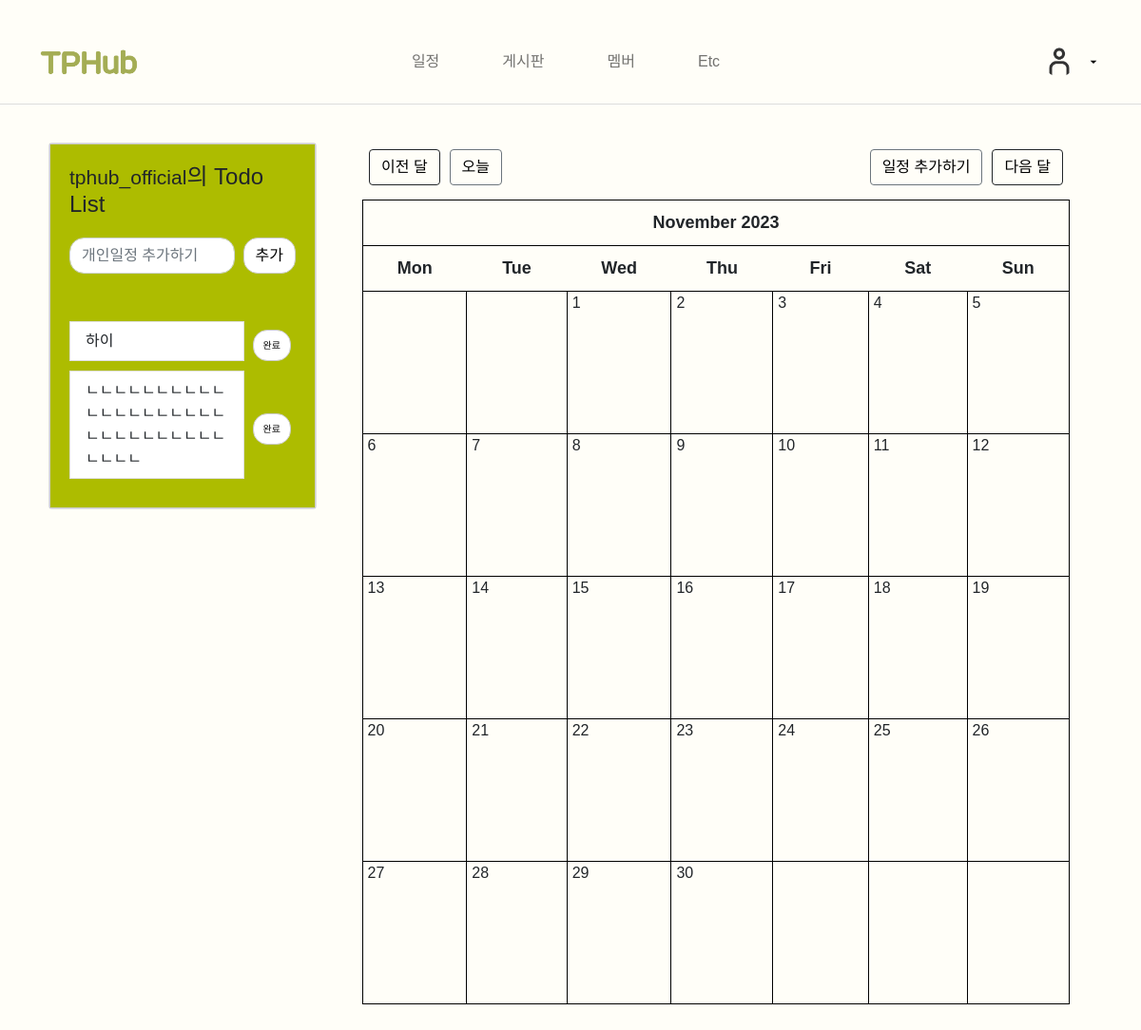
The app's page /schedule/?month=2023-11 (signed in), older data.
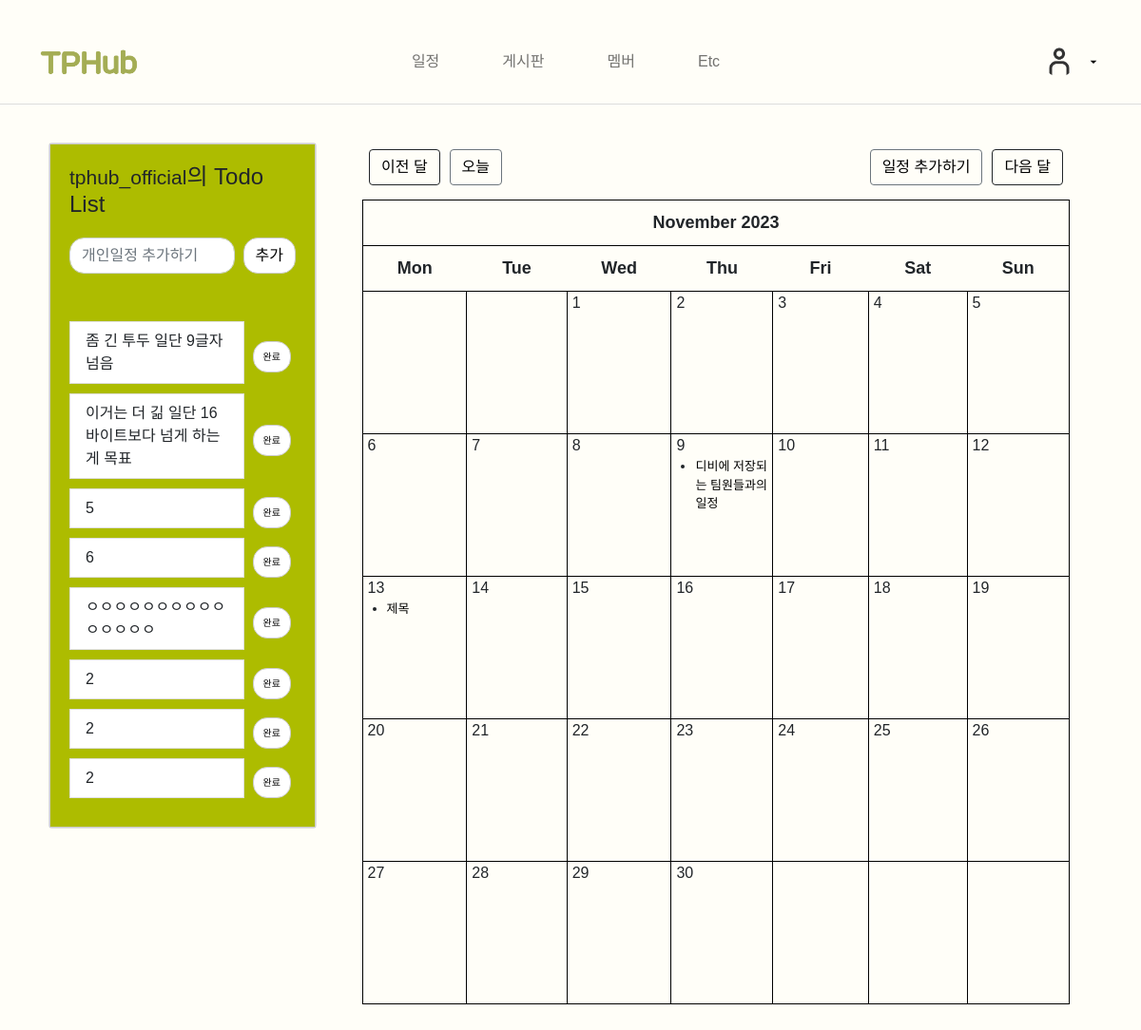
The same page, newer data.
### schedule/models.py (models this page shows, shortened)
class Todo(models.Model):
    content = models.CharField(max_length=255)
    author = models.ForeignKey(User, null=True, blank=False, on_delete=models.SET_NULL)

### schedule/views.py (the view)
# urls.py: path('', views.CalendarView.as_view(), name='calendar'),
class CalendarView(generic.ListView):
    model = Event
    template_name = 'schedule/calendar.html'
    def get_context_data(self, **kwargs):
        context = super().get_context_data(**kwargs)
        today = datetime.today().date()
        d = get_date(self.request.GET.get('month', str(today.year) + '-' + str(today.month)))  ## ('day', None)
        schedule = Calendar(d.year, d.month, user=self.request.user)
        html_schedule = schedule.formatmonth(withyear=True)
        context['calendar'] = mark_safe(html_schedule)
        context['prev_month'] = prev_month(d)
        context['next_month'] = next_month(d)
        context['prev_month_url'] = f"{reverse('schedule:calendar')}?{context['prev_month']}"
        context['next_month_url'] = f"{reverse('schedule:calendar')}?{context['next_month']}"
        context['today'] = today
        todos = Todo.objects.all()
        context['todos'] = todos
        return context

### schedule/models.py (called while the page is built)
    @property
    def get_html_url(self):
        url = reverse('schedule:event_edit', args=(self.pk,))
        return f'<a href="{url}"> {self.title} </a>'

### schedule/utils.py (called while the page is built)
	def formatday(self, day, events):
		events_per_day = events.filter(start_time__day=day)
		d = ''
		if self.user and self.user.is_authenticated:
			for event in events_per_day:
				d += f'<li> {event.get_html_url} </li>'
			if day != 0:
				return f"<td><span class='date'>{day}</span><ul> {d} </ul></td>"
		else:
			if day != 0:
				return f"<td><span class='date'>{day}</span><ul></ul></td>"
		return '<td></td>'

	def formatweek(self, theweek, events):
		week = ''
		for d, weekday in theweek:
			week += self.formatday(d, events)
		return f'<tr> {week} </tr>'

	def formatmonth(self, withyear=True):
		events = Event.objects.filter(start_time__year=self.year, start_time__month=self.month)
		schedule = f'<table border="0" cellpadding="0" cellspacing="0" class="calendar">\n'
		schedule += f'{self.formatmonthname(self.year, self.month, withyear=withyear)}\n'
		schedule += f'{self.formatweekheader()}\n'
		for week in self.monthdays2calendar(self.year, self.month):
			schedule += f'{self.formatweek(week, events)}\n'
		return schedule

### schedule/templates/schedule/calendar.html (shortened to what this page needs)
{% extends 'schedule/base.html' %}
{% block calendar_area %}
    <div class="clearfix">
        <a class="btn btn-dark left" href="{{ prev_month_url }}"> 이전 달 </a>
        <a class="btn btn-secondary left" style="margin-left: 10px" href="{% url 'schedule:calendar' %}?month={{ today.year }}-{{ today.month }}"> 오늘 </a>
        <a class="btn btn-dark right" href="{{ next_month_url }}"> 다음 달 </a>
        {% if user.is_authenticated %}
        <a class="btn btn-secondary right" style="margin-right: 10px"  href="{% url 'schedule:event_new' %}"> 일정 추가하기 </a>
        {% else %}
        <a class="btn btn-secondary right" style="margin-right: 10px"  href="#" data-toggle="modal" data-target="#loginModal"> 일정 추가하기 </a>
        {% endif %}
    </div>
    {{ calendar }}
{% endblock %}

### schedule/templates/schedule/index.html (shortened to what this page needs)
{% block personal_schedule %}
  {% load static %}
<head>
    <link rel="stylesheet" type="text/css" href="{% static 'schedule/css/todo.css' %}">
</head>
<div class="container" style="padding: 20px; border: 1px solid #ccc;background-color: #ADBC00;">
        <div class="header">
            <div class="page-header">
                {% if user.is_authenticated %}
                    <h4><small>{{ user }}</small>의 Todo List </h4>
                {% else %}
                    <h4>Todo List</h4>
                    <p> 로그인이 필요합니다 </p>
                {% endif %}
            </div>
        </div>
        <div class="content">
            {% if user.is_authenticated %}
            <div class="messageDiv">
                <form action="./createTodo" method="POST">
                    <div class="input-group">
                        <input id="todoContent" name="todoContent" type="text" class="form-control" placeholder="개인일정 추가하기">
                        <span class="input-group-btn">
                            <button class="btn btn-default" style="background: white;" type="submit">추가</button>
                        </span>
                    </div>
                </form>
            </div>
            {% endif %}
            {% if user.is_authenticated %}
            <div class="toDoDiv">
                <ul class="list-group">
                    {% for todo in todos %}
                        {% if todo.author == user %}
                        <form action="./deleteTodo" method="GET">
                            <div class="input-group">
                                <div class="list-group-item-container">
                                <li class="list-group-item">{{ todo.content }}</li>
                                 </div>
                                <span class="input-group-addon">
                                    <button type="submit" style="background: white;" class="custom-btn btn btn-black">완료</button>
                                </span>
                            </div>
                        </form>
                        {% endif %}
                    {% endfor %}
                </ul>
            </div>
            {% endif %}
        </div>
    </div>
{% endblock %}

Row changes from the older to the newer data that the page shows:
removed Todo: content "하이"
removed Todo: content "ㄴㄴㄴㄴㄴㄴㄴㄴㄴㄴㄴㄴㄴㄴㄴㄴㄴㄴㄴㄴㄴㄴㄴㄴㄴㄴㄴㄴㄴㄴㄴㄴㄴㄴ"
added Todo: content "좀 긴 투두 일단 9글자 넘음"
added Todo: content "이거는 더 긺 일단 16바이트보다 넘게 하는게 목표"
added Todo: content "5"
added Todo: content "6"
added Todo: content "ㅇㅇㅇㅇㅇㅇㅇㅇㅇㅇㅇㅇㅇㅇㅇ"
added Todo: content "2"
added Todo: content "2"
added Todo: content "2"
Text that changed along with them:
{{ calendar }}: "November 2023 Mon Tue Wed Thu Fri Sat Sun 1 2 3 4 5 6 7 8 9 10 11 12 13 14 15 16 17 18 19 20 21 22 23 24 25 26 27 28 29 30" → "November 2023 Mon Tue Wed Thu Fri Sat Sun 1 2 3 4 5 6 7 8 9 디비에 저장되는 팀원들과의 일정 10 11 12 13 제목 14 15 16 17 18 19 20 21 22 23 24 25 26 27 28 29 30"
